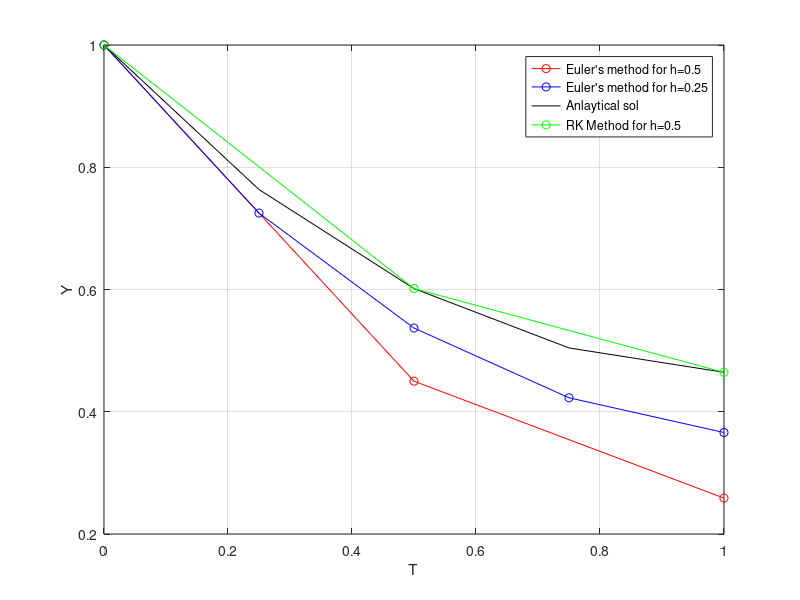

Write the MATLAB code that produced this figure.
% Samson David Puthenpeedika


% dy/dt= yt^2-1.1y
% dy/dt= y(t^2-1.1)
% 1/y*(dy)= (t^2-1.1)dt
% ln(y)= t^3/3 -1.1t +c
% for t=0 , y(0)=1 
% ln(1)= c
% c=0
% ln(y)= t^3/3 -1.1t
% y= exp(t^3/3 -1.1t)
T=0:0.25:1;
Y= zeros(size(T));
Y(1)=1;
N=numel(Y);
for i = 1:N-1
    Y(i+1)= exp((T(i+1)^3)/3-(1.1*T(i+1)));
end

% Euler's Method
h=0.5;
h1=0.25;
t=0:h:1;
t1=0:h1:1;
y=zeros(size(t));
y1=zeros(size(t1));
y(1)=1;
y1(1)=1;
n=numel(y);
n1=numel(y1);
for i = 1:n-1
    dydt= (y(i)*t(i).^2)-(1.1*y(i));
    y(i+1) = y(i)+(dydt*h);
end

for i = 1:n1-1
    dydt1= (y1(i)*t1(i).^2)-(1.1*y1(i));
    y1(i+1)=y1(i)+(dydt1*h1) ;
    
end


%Runge Kutta method
y2 = zeros(1,length(t));
y2(1) =1;   
n2= length(t);
y_dot =@(t,y2)((y2*t.^2)-(1.1*y2)); 

for i = 1:n2-1
    
    k1 = y_dot(t(i),y2(i));
    k2 = y_dot(t(i)+.5*h,y2(i)+.5*k1*h);
    k3 = y_dot(t(i)+.5*h,y2(i)+.5*k2*h);
    k4 = y_dot(t(i)+h,y2(i)+k3*h);
    y2(i+1) = y2(i)+((k1+2*k2+2*k3+k4)/6)*h;
    
end

plot(t,y,'r',"DisplayName","Euler's method for h=0.5","Marker","o");
hold on 
plot(t1,y1,'b',"DisplayName","Euler's method for h=0.25","Marker","o");
plot(T,Y,'k',"DisplayName","Anlaytical sol");
plot(t,y2,'g',"DisplayName","RK Method for h=0.5","Marker","o");
xlabel("T");
ylabel("Y");
grid on;
legend


